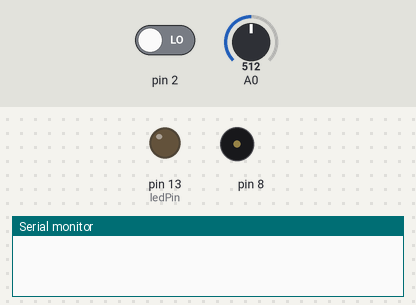
This sketch was run on a simulated Arduino Uno, built with avr-gcc and run on an emulated ATmega328P. On the bench: output pins drawn as LEDs (lit = HIGH), buzzer (waves = sounding), the last lines printed to the serial monitor. The inputs (shaded band) are chosen by the test bench; at power-on: pin 2 LOW, A0 = 512.

Above: at 6.2 s.
6.3 s: pin 2 driven HIGH
At 6.7 s:
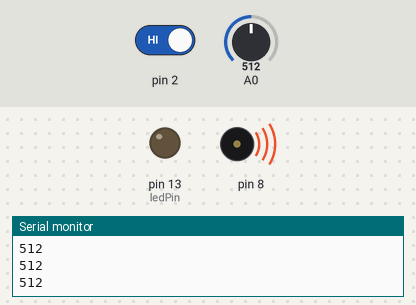
7.8 s: pin 2 driven LOW
At 9.1 s:
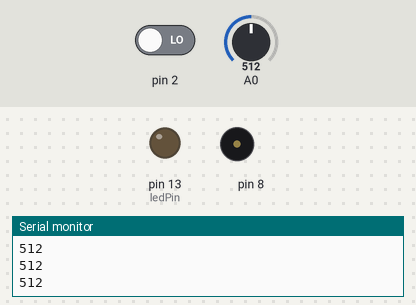
Timing chart, 0 to 10.8 s (numbered marks = the images above; inputs shaded):
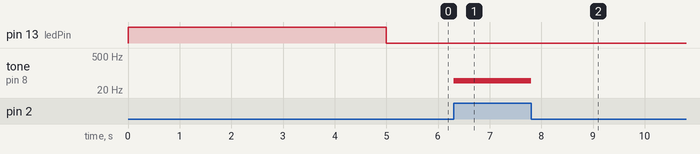

The sketch:

theremin_variable2.ino
```cpp
int sensorValue;
int sensorLow = 1023;
int sensorHigh = 0;
const int ledPin = 13;
void setup() {
 ///AÑADIR PINMODE BOTON
  pinMode(ledPin, OUTPUT);
  digitalWrite(ledPin, HIGH);
  while (millis() < 5000) {
    sensorValue = analogRead(A0);
if (sensorValue > sensorHigh) {
     sensorHigh = sensorValue;
    }
  if (sensorValue < sensorLow) {
    sensorLow = sensorValue;
 }

}
  digitalWrite(ledPin, LOW);
  Serial.begin(9600);
}
void tocarTheremin(){
  sensorValue = analogRead(A0);
  Serial.println(sensorValue);
  int pitch =
  map(sensorValue,sensorLow,sensorHigh, 50, 4000);
  tone(8,pitch,20);
  delay(10);
}


void loop() {
int estadoBoton = digitalRead(2);
if(estadoBoton == HIGH){
  tocarTheremin();
}
else {
  noTone(8);
  delay(10);
}
}
```

Measured:
- after the input at 6.3 s, tone on pin 8: silent → 49 Hz at once
- after the input at 7.8 s, tone on pin 8: 49 Hz → silent at once
